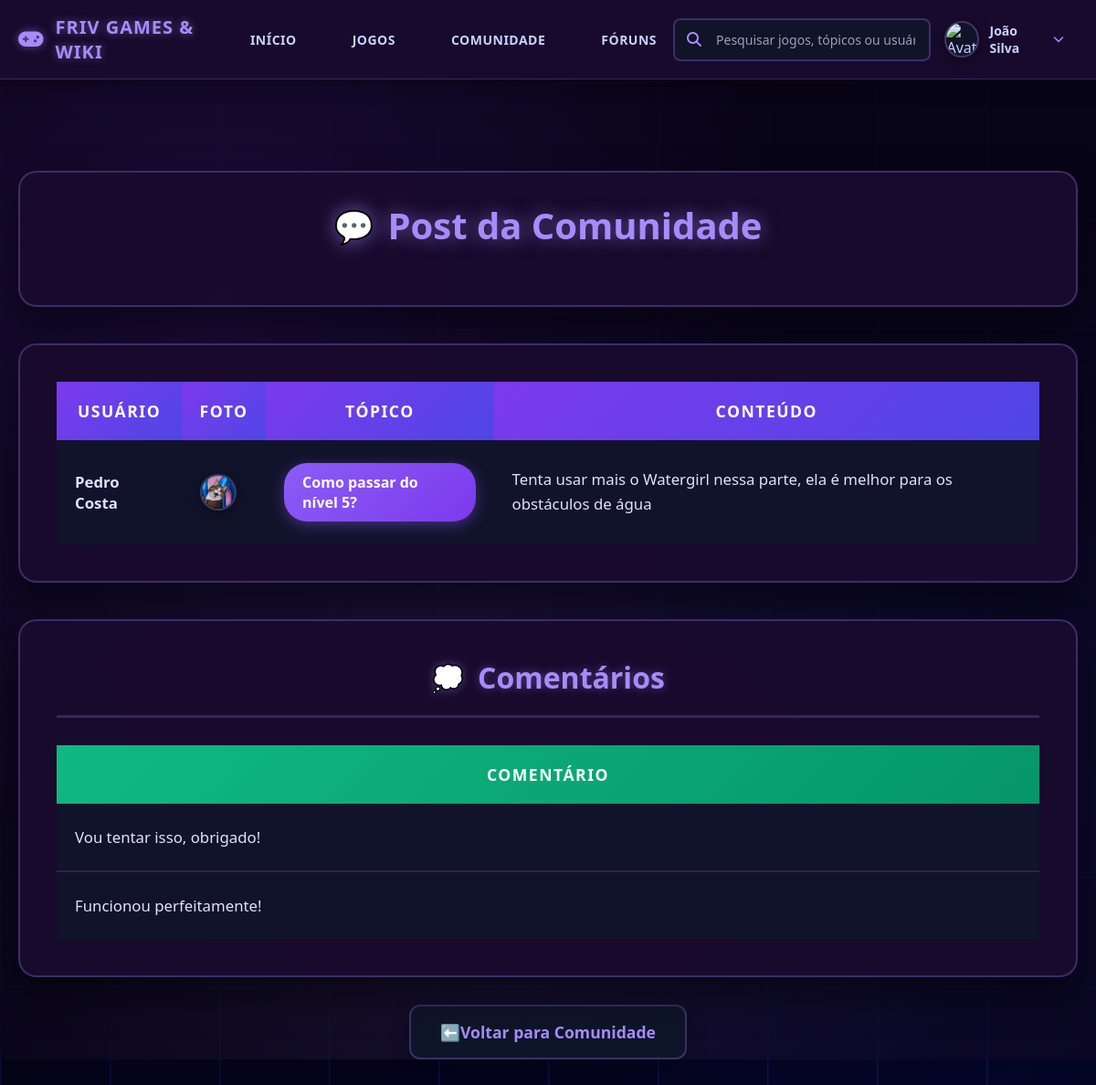
The page /post_individual.php?id=1 (signed in) on the database its author committed.
### tables this page shows
CREATE TABLE IF NOT EXISTS `post_forun` (
  `idpost_forun` INT NOT NULL AUTO_INCREMENT,
  `conteudo` VARCHAR(255) NULL,
  `usuario_idusuario` INT NOT NULL,
  `topico_forun_idtopico_forun` INT NOT NULL,
  PRIMARY KEY (`idpost_forun`, `usuario_idusuario`, `topico_forun_idtopico_forun`),
  INDEX `fk_post_forun_usuario1_idx` (`usuario_idusuario` ASC) VISIBLE,
  INDEX `fk_post_forun_topico_forun1_idx` (`topico_forun_idtopico_forun` ASC) VISIBLE,
  UNIQUE INDEX `idpost_forun_UNIQUE` (`idpost_forun` ASC) VISIBLE,
  CONSTRAINT `fk_post_forun_usuario1`
    FOREIGN KEY (`usuario_idusuario`)
    REFERENCES `usuario` (`idusuario`)
    ON DELETE CASCADE
    ON UPDATE NO ACTION,
  CONSTRAINT `fk_post_forun_topico_forun1`
    FOREIGN KEY (`topico_forun_idtopico_forun`)
    REFERENCES `topico_forun` (`idtopico_forun`)
    ON DELETE CASCADE
    ON UPDATE NO ACTION);

CREATE TABLE IF NOT EXISTS `usuario` (
  `idusuario` INT NOT NULL AUTO_INCREMENT,
  `nome` VARCHAR(45) NOT NULL,
  `gmail` VARCHAR(100) NOT NULL,
  `senha` VARCHAR(200) NOT NULL,
  `foto` VARCHAR(255) NULL,
  `tipo` CHAR(1) NOT NULL,
  PRIMARY KEY (`idusuario`),
  UNIQUE INDEX `idusuario_UNIQUE` (`idusuario` ASC) VISIBLE);

CREATE TABLE IF NOT EXISTS `topico_forun` (
  `idtopico_forun` INT NOT NULL AUTO_INCREMENT,
  `nome` VARCHAR(50) NOT NULL,
  `conteudo` TEXT NOT NULL,
  `categoria_forun_idcategoria_forun1` INT NOT NULL,
  `jogo_idjogo1` INT NOT NULL,
  PRIMARY KEY (`idtopico_forun`),
  INDEX `fk_topico_forun_categoria_forun1_idx` (`categoria_forun_idcategoria_forun1` ASC) VISIBLE,
  INDEX `fk_topico_forun_jogo1_idx` (`jogo_idjogo1` ASC) VISIBLE,
  UNIQUE INDEX `idtopico_forun_UNIQUE` (`idtopico_forun` ASC) VISIBLE,
  CONSTRAINT `fk_topico_forun_categoria_forun1`
    FOREIGN KEY (`categoria_forun_idcategoria_forun1`)
    REFERENCES `categoria_forun` (`idcategoria_forun`)
    ON DELETE CASCADE
    ON UPDATE NO ACTION,
  CONSTRAINT `fk_topico_forun_jogo1`
    FOREIGN KEY (`jogo_idjogo1`)
    REFERENCES `jogo` (`idjogo`)
    ON DELETE CASCADE
    ON UPDATE NO ACTION);

CREATE TABLE IF NOT EXISTS `comentario` (
  `idcomentario` INT NOT NULL AUTO_INCREMENT,
  `comentario` VARCHAR(255) NOT NULL,
  `criado` DATE NOT NULL,
  `post_forun_idpost_forun` INT NOT NULL,
  `post_forun_usuario_idusuario` INT NOT NULL,
  `post_forun_topico_forun_idtopico_forun` INT NOT NULL,
  PRIMARY KEY (`idcomentario`, `post_forun_idpost_forun`, `post_forun_usuario_idusuario`, `post_forun_topico_forun_idtopico_forun`),
  INDEX `fk_comentario_post_forun1_idx` (`post_forun_idpost_forun` ASC, `post_forun_usuario_idusuario` ASC, `post_forun_topico_forun_idtopico_forun` ASC) VISIBLE,
  UNIQUE INDEX `idcomentario_UNIQUE` (`idcomentario` ASC) VISIBLE,
  CONSTRAINT `fk_comentario_post_forun1`
    FOREIGN KEY (`post_forun_idpost_forun` , `post_forun_usuario_idusuario` , `post_forun_topico_forun_idtopico_forun`)
    REFERENCES `post_forun` (`idpost_forun` , `usuario_idusuario` , `topico_forun_idtopico_forun`)
    ON DELETE CASCADE
    ON UPDATE NO ACTION);

### controle/funcoes.php (called while the page is built, shortened)
<?php
function pesquisarUsuario_ID($conexao, $idusuario)
{
    $sql = "SELECT nome, gmail, senha, foto FROM usuario WHERE idusuario = ?";
    $comando = mysqli_prepare($conexao, $sql);
    mysqli_stmt_bind_param($comando, 'i', $idusuario);
    mysqli_stmt_execute($comando);
    $resultado = mysqli_stmt_get_result($comando);
    $user = mysqli_fetch_assoc($resultado);
    return $user;
}
function pesquisarTopico_ID($conexao, $idtopico_forun)
{
    $sql = "SELECT t.idtopico_forun, t.nome AS nome_topico, t.conteudo, c.idcategoria_forun, c.nome AS nome_categoria, j.idjogo, j.nome AS nome_jogo
            FROM topico_forun t
            INNER JOIN categoria_forun c ON t.categoria_forun_idcategoria_forun1 = c.idcategoria_forun
            INNER JOIN jogo j ON t.jogo_idjogo1 = j.idjogo
            WHERE t.idtopico_forun = ?";
    $comando = mysqli_prepare($conexao, $sql);
    mysqli_stmt_bind_param($comando, 'i', $idtopico_forun);
    mysqli_stmt_execute($comando);
    $resultado = mysqli_stmt_get_result($comando);
    $topico = mysqli_fetch_assoc($resultado);
    return $topico;
}
function pesquisarPostID($conexao, $idpost)
{
    $sql = "SELECT * FROM post_forun WHERE idpost_forun=?";
    $comando = mysqli_prepare($conexao, $sql);
    mysqli_stmt_bind_param($comando, 'i', $idpost);
    mysqli_stmt_execute($comando);
    $resultado = mysqli_stmt_get_result($comando);
    $post = mysqli_fetch_assoc($resultado);
    return $post;
}
function ListarComentarioPost($conexao, $idpost)
{
    $sql = "SELECT * FROM comentario WHERE post_forun_idpost_forun = ?";
    $comando = mysqli_prepare($conexao, $sql);
    mysqli_stmt_bind_param($comando, 'i', $idpost);
    mysqli_stmt_execute($comando);
    $resultado = mysqli_stmt_get_result($comando);
    $lista_comentario = [];
    if ($resultado) {
        while ($comentario = mysqli_fetch_assoc($resultado)) {
            $lista_comentario[] = $comentario;
        }
    }
    return $lista_comentario;
}
?>

### public/post_individual.php (the view, shortened to what this page needs)
<?php
require_once "../controle/conexao.php";
require_once "../controle/funcoes.php";
$idpost = $_GET['id'];
?>
<!DOCTYPE html>
<html lang="pt-br">
<head>
    <link rel="stylesheet" href="./estilo/estilo_postIndividual.css">
    <link rel="stylesheet" href="https://cdnjs.cloudflare.com/ajax/libs/font-awesome/6.4.0/css/all.min.css">
    <link rel="stylesheet" href="./estilo/cabeçalho.css">
</head>
<body>
    <?php include 'cabeçalho.php'; ?>
    <div class="post-container">
        <div class="post-header">
            <h1 class="post-title">Post da Comunidade</h1>
        </div>
        <?php
        $posts = [];
        $posts[] = pesquisarPostID($conexao, $idpost);
        if((!$posts)){
            echo "<div class='empty-message'>Não foi possível identificar o post. Retorne a página e tente rever o post.</div>";
        } else {
        ?>
        <div class="post-content">
            <table class="post-table">
                <thead>
                    <tr>
                        <th>Usuário</th>
                        <th>Foto</th>
                        <th>Tópico</th>
                        <th>Conteúdo</th>
                    </tr>
                </thead>
                <tbody>
                <?php
                foreach ($posts as $post) {
                    $conteudo = $post['conteudo'];
                    $idusu = $post['usuario_idusuario'];
                    $idtop = $post['topico_forun_idtopico_forun'];
                    $usuarioinfo = pesquisarUsuario_ID($conexao, $idusu);
                    $nome = $usuarioinfo['nome'];
                    $foto = $usuarioinfo['foto'];
                    $topico_info = pesquisarTopico_ID($conexao, $idtop);
                    $nometopico = $topico_info['nome_topico'];
                    echo "<tr>";
                    echo "<td><strong>$nome</strong></td>";
                    echo "<td><img src='../controle/fotos/$foto' alt='$nome' class='user-avatar'></td>";
                    echo "<td><span class='topic-badge'>$nometopico</span></td>";
                    echo "<td class='post-text'>$conteudo</td>";
                    echo "</tr>";
                }
                ?>
                </tbody>
            </table>
        </div>
        <?php
        $comentarios = ListarComentarioPost($conexao, $idpost);
        ?>
        <div class="comments-section">
            <h2 class="comments-title">Comentários</h2>
            <?php
            if(count($comentarios)==0){
                echo "<div class='empty-message'>Não há comentários neste post ainda.</div>";
            } else {
            ?>
            <table class="comments-table">
                <thead>
                    <tr>
                        <th>Comentário</th>
                    </tr>
                </thead>
                <tbody>
                <?php
                foreach ($comentarios as $comentario) {
                    $comen = $comentario['comentario'];
                    echo "<tr>";
                    echo "<td>$comen</td>";
                    echo "</tr>";
                }
                ?>
                </tbody>
            </table>
            <?php } ?>
        </div>
        <?php } ?>
        <a href="comunidade.php" class="back-button">Voltar para Comunidade</a>
    </div>
</body>
</html>

### public/estilo/estilo_postIndividual.css (style rules this page uses)
* { margin: 0; padding: 0; box-sizing: border-box; font-family: 'Segoe UI', Tahoma, Geneva, Verdana, sans-serif; }
body { background-size: cover; background-blend-mode: overlay; min-height: 100vh; color: #e0e0ff; position: relative; }
body::after { content: ""; position: absolute; top: 0; left: 0; width: 100%; height: 100%; background: radial-gradient(circle at 20% 30%, rgba(124, 58, 237, 0.15) 0%, transparent 50%), radial-gradient(circle at 80% 70%, rgba(79, 70, 229, 0.1) 0%, transparent 50%), radial-gradient(circle at 40% 80%, rgba(167, 139, 250, 0.1) 0%, transparent 50%); animation: pulse 15s ease-in-out infinite; z-index: 0; }
body::before { content: ""; position: absolute; top: 0; left: 0; width: 100%; height: 100%; background: rgba(10, 5, 25, 0.7); z-index: 0; }
.post-container { max-width: 1200px; margin: 100px auto 40px; padding: 0 20px; position: relative; z-index: 1; }
.post-header { text-align: center; margin-bottom: 40px; padding: 30px; background: rgba(26, 11, 46, 0.95); border-radius: 20px; border: 2px solid rgba(101, 78, 163, 0.5); backdrop-filter: blur(15px); box-shadow: 0 20px 40px rgba(0, 0, 0, 0.5); }
.post-title { color: #a78bfa; font-size: 2.5rem; font-weight: 800; margin-bottom: 30px; text-shadow: 0 0 20px rgba(167, 139, 250, 0.6); display: flex; align-items: center; justify-content: center; gap: 15px; }
.post-title::before { content: "💬"; font-size: 2.2rem; }
.post-content { background: rgba(26, 11, 46, 0.95); border-radius: 20px; padding: 40px; margin-bottom: 40px; box-shadow: 0 20px 40px rgba(0, 0, 0, 0.5); border: 2px solid rgba(101, 78, 163, 0.5); backdrop-filter: blur(15px); }
.post-table { width: 100%; border-collapse: collapse; color: #e0e0ff; font-size: 1.1rem; }
.post-table th { background: linear-gradient(135deg, #7c3aed 0%, #4f46e5 100%); color: white; font-weight: 700; font-size: 1.1rem; text-transform: uppercase; letter-spacing: 1.5px; padding: 20px 15px; text-align: center; border: none; }
.post-table td { padding: 25px 20px; border-bottom: 2px solid rgba(101, 78, 163, 0.3); vertical-align: middle; font-size: 1.05rem; }
.post-table tr { background: rgba(15, 23, 42, 0.7); transition: all 0.3s ease; }
.post-table tr:last-child td { border-bottom: none; }
.user-avatar { width: 80px; height: 80px; border-radius: 50%; object-fit: cover; border: 3px solid rgba(167, 139, 250, 0.4); box-shadow: 0 4px 15px rgba(0, 0, 0, 0.4); transition: all 0.3s ease; display: block; margin: 0 auto; }
.topic-badge { background: linear-gradient(135deg, #8b5cf6 0%, #7c3aed 100%); color: white; padding: 10px 20px; border-radius: 25px; font-weight: 600; font-size: 1rem; display: inline-block; box-shadow: 0 4px 15px rgba(139, 92, 246, 0.4); }
.post-text { line-height: 1.6; color: #e0e0ff; font-size: 1.1rem; text-align: left; }
.comments-section { background: rgba(26, 11, 46, 0.95); border-radius: 20px; padding: 40px; box-shadow: 0 20px 40px rgba(0, 0, 0, 0.5); border: 2px solid rgba(101, 78, 163, 0.5); backdrop-filter: blur(15px); }
.comments-title { color: #a78bfa; font-size: 2rem; font-weight: 700; margin-bottom: 30px; text-align: center; padding-bottom: 20px; border-bottom: 3px solid rgba(101, 78, 163, 0.4); display: flex; align-items: center; justify-content: center; gap: 15px; text-shadow: 0 0 10px rgba(167, 139, 250, 0.4); }
.comments-title::before { content: "💭"; font-size: 1.8rem; }
.comments-table { width: 100%; border-collapse: collapse; color: #e0e0ff; font-size: 1.1rem; }
.comments-table th { background: linear-gradient(135deg, #10b981 0%, #059669 100%); color: white; font-weight: 700; font-size: 1.1rem; text-transform: uppercase; letter-spacing: 1.5px; padding: 20px 15px; text-align: center; border: none; }
.comments-table td { padding: 25px 20px; border-bottom: 2px solid rgba(101, 78, 163, 0.3); vertical-align: middle; font-size: 1.05rem; text-align: left; }
.comments-table tr { background: rgba(15, 23, 42, 0.7); transition: all 0.3s ease; }
.comments-table tr:last-child td { border-bottom: none; }
.back-button { display: inline-flex; align-items: center; gap: 12px; background: rgba(15, 23, 42, 0.9); color: #a78bfa; text-decoration: none; padding: 16px 32px; border-radius: 12px; font-weight: 700; font-size: 1.1rem; transition: all 0.3s; border: 2px solid rgba(101, 78, 163, 0.5); margin: 30px auto; text-align: center; display: block; width: fit-content; box-shadow: 0 6px 20px rgba(0, 0, 0, 0.3); }
.back-button::before { content: "⬅️"; font-size: 1.1rem; }

### rows shown on the page
post_forun: usuario_idusuario.nome "Pedro Costa", usuario_idusuario.foto (picture), topico_forun_idtopico_forun.nome "Como passar do nível 5?", conteudo "Tenta usar mais o Watergirl nessa parte, ela é melhor para os obstáculos de água"
comentario: comentario "Vou tentar isso, obrigado!"
comentario: comentario "Funcionou perfeitamente!"

### other values the page prints
$_SESSION['nome'] "João Silva"
